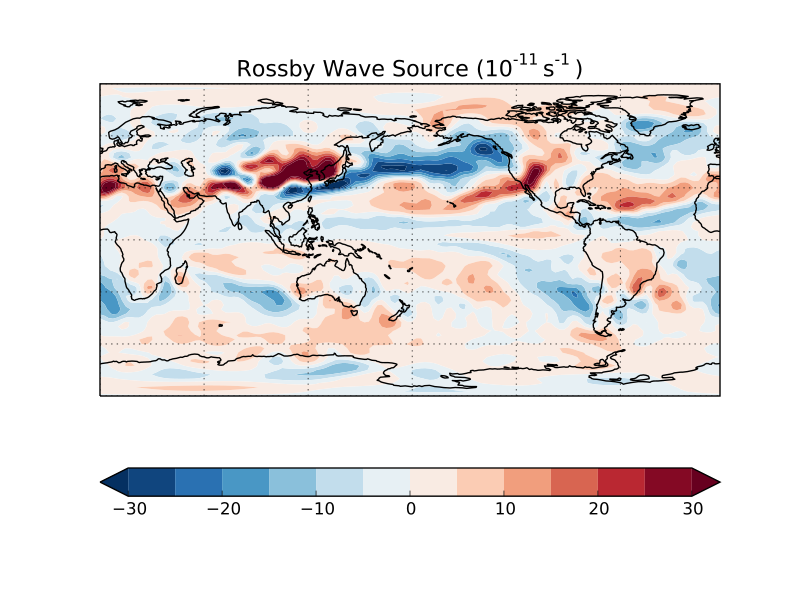

Reproduce this figure in Python.
"""Compute Rossby wave source from the long-term mean flow.

This example uses the cdms interface.

Additional requirements for this example:

* cdms2 (http://uvcdat.llnl.gov/)
* matplotlib (http://matplotlib.org/)
* cartopy (http://scitools.org.uk/cartopy/)

"""
import cartopy.crs as ccrs
import cdms2
import matplotlib as mpl
mpl.rcParams['mathtext.default'] = 'regular'
import matplotlib.pyplot as plt
import numpy as np

from windspharm.cdms import VectorWind
from windspharm.examples import example_data_path


# Read zonal and meridional wind components from file using the cdms2 module
# from CDAT. The components are in separate files.
ncu = cdms2.open(example_data_path('uwnd_mean.nc'), 'r')
uwnd = ncu('uwnd')
ncu.close()
ncv = cdms2.open(example_data_path('vwnd_mean.nc'), 'r')
vwnd = ncv('vwnd')
ncv.close()

# Create a VectorWind instance to handle the computations.
w = VectorWind(uwnd, vwnd)

# Compute components of rossby wave source: absolute vorticity, divergence,
# irrotational (divergent) wind components, gradients of absolute vorticity.
eta = w.absolutevorticity()
div = w.divergence()
uchi, vchi = w.irrotationalcomponent()
etax, etay = w.gradient(eta)

# Combine the components to form the Rossby wave source term.
S = -eta * div - (uchi * etax + vchi * etay)

# Pick out the field for December and add a cyclic point (the cyclic point is
# for plotting purposes).
S_dec = S(time=slice(11, 12), longitude=(0, 360), squeeze=True)

# Plot Rossby wave source.
lons, lats = S_dec.getLongitude()[:], S_dec.getLatitude()[:]
ax = plt.axes(projection=ccrs.PlateCarree(central_longitude=180))
clevs = [-30, -25, -20, -15, -10, -5, 0, 5, 10, 15, 20, 25, 30]
fill = ax.contourf(lons, lats, S_dec.asma() * 1e11, clevs,
                   transform=ccrs.PlateCarree(), cmap=plt.cm.RdBu_r,
                   extend='both')
ax.coastlines()
ax.gridlines()
plt.colorbar(fill, orientation='horizontal')
plt.title('Rossby Wave Source ($10^{-11}$s$^{-1}$)', fontsize=16)
plt.show()
